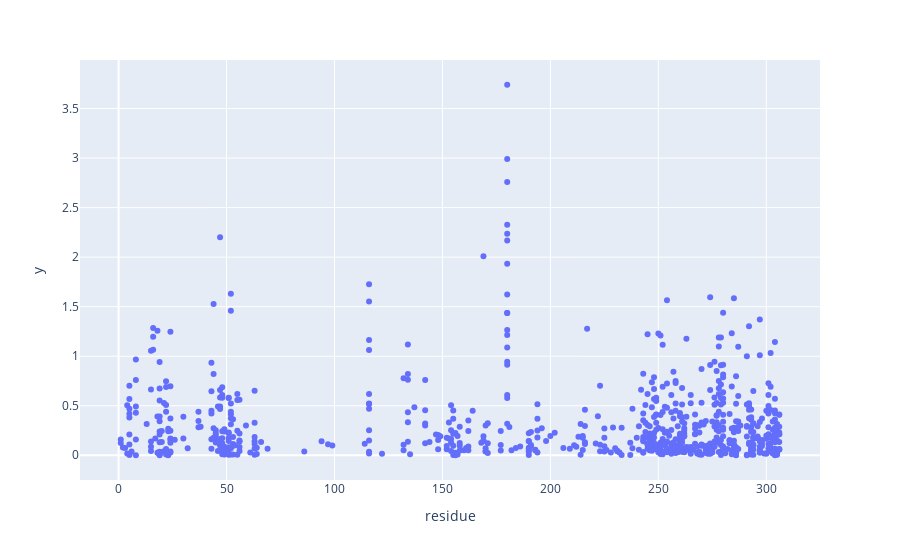

The code cell stored with this chart in its notebook:
### Code cell
grl_vars = glu_res_concat[glu_res_concat['grl_stat']>0]
fig = px.scatter(grl_vars, x = 'residue', y = -np.log10(grl_vars['grl_pval']))
fig.show()
offline.plot(fig, filename = 'Figures/grl_manhattan.html')

### Figure 1 — Plotly figure (JSON) as saved in the notebook; plotly's stock layout.template omitted (floating-point values rounded to 4 significant figures; data arrays with more than 128 entries replaced by an {"elided": "..."} marker saying what was removed)
{"data": [{"hovertemplate": "residue=%{x}<br>y=%{y}<extra></extra>", "legendgroup": "", "marker": {"color": "#636efa", "symbol": "circle"}, "mode": "markers", "name": "", "orientation": "v", "showlegend": false, "type": "scatter", "x": {"elided": "734 int values"}, "xaxis": "x", "y": {"elided": "734 float values"}, "yaxis": "y"}], "layout": {"legend": {"tracegroupgap": 0}, "margin": {"t": 60}, "xaxis": {"anchor": "y", "domain": [0, 1], "title": {"text": "residue"}}, "yaxis": {"anchor": "x", "domain": [0, 1], "title": {"text": "y"}}}}
